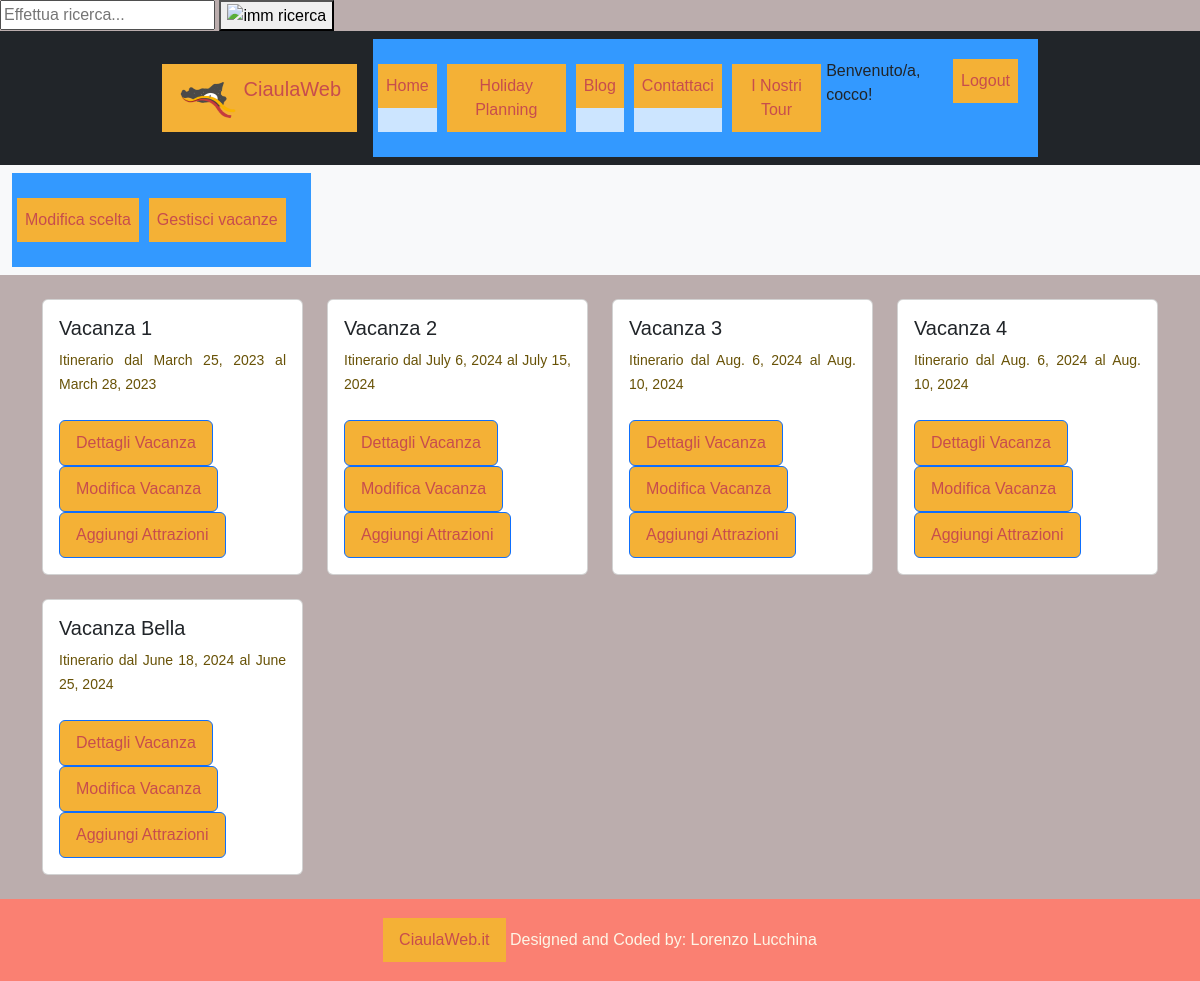
The page /HolidayPlanning/vacanze/ (signed in) on the database as committed earlier.
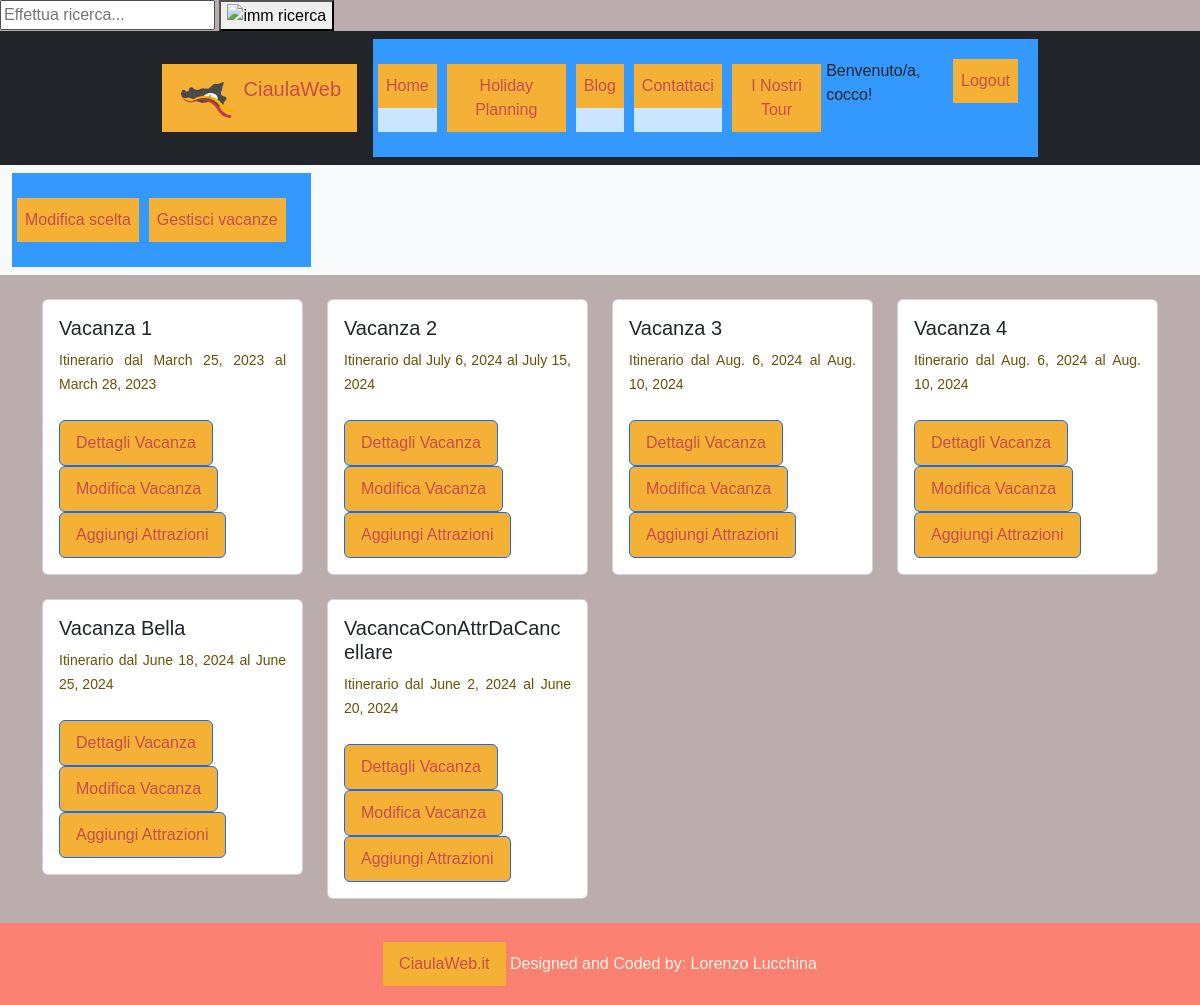
The same page on the database as committed later.
### HolidayPlanning/models.py (models this page shows, shortened)
class Vacanza(models.Model):
    nome = models.CharField(max_length=300, blank=True)
    dataArrivo = models.DateField()
    dataPartenza = models.DateField()
    nrPersone = models.IntegerField()
    budgetDisponibile = models.DecimalField(max_digits=10, decimal_places=2, blank=True)
    utente = models.ForeignKey(UserProfileModel, related_name='Utente', on_delete=models.PROTECT)
    scelte = models.ManyToManyField(Scelta, related_name='vacanze')
    spostamenti = models.ManyToManyField(Spostamento, related_name='spostamenti')
    class Meta:
        verbose_name = "Vacanza"
        verbose_name_plural = "Vacanze"

### HolidayPlanning/views.py (the view)
# urls.py: path("vacanze/", VacanzeList.as_view(), name="vacanze"),
class VacanzeList(LoginRequiredMixin, ListView):
    model = Vacanza
    template_name = "HolidayPlanning/vacanze.html"
    def get_context_data(self, **kwargs):
        context = super().get_context_data(**kwargs)
        context['title'] = "Le tue Vacanze"
        context['utente'] = self.request.user
        context['vacanze'] = Vacanza.objects.filter(utente=self.request.user)
        context['tour'] = False
        return context

### profiles/models.py (called while the page is built)
    @property
    def is_staff(self):
        return self.is_admin

### HolidayPlanning/templates/HolidayPlanning/vacanze.html (shortened to what this page needs)
{% extends "base.html" %}
{% block content %}
  <div class="container mt-4">
    <div class="row">
        {% for v in vacanze %}
            <div class="col-md-3 mb-4">
                <div class="card">
                    <div class="card-body">
                    {% if v.nome != "" %}
                        <h5 class="card-title">{{ v.nome }}</h5>
                    {% else %}
                        <h5 class="card-title">Vacanza {{forloop.counter }}</h5>
                    {% endif %}
                        <p class="card-text">Itinerario dal {{ v.dataArrivo }} al {{ v.dataPartenza }}</p>
                    {% if tour %}
                        <a href="{% url "HolidayPlanning:dettagliotour" v.pk %}" class="btn btn-primary">Dettagli Tour</a>
                    {% else %}
                        <a href="{% url "HolidayPlanning:dettagliovacanza" v.pk %}" class="btn btn-primary">Dettagli Vacanza</a>
                    {% endif %}
                    {% if not tour %}
                        <a href="{% url "HolidayPlanning:modificavacanza" v.pk %}" class="btn btn-primary">Modifica Vacanza</a>
                        <a href="{% url "attractions:attrazioni" %}?vacanza_id={{v.pk}}" class="btn btn-primary">Aggiungi Attrazioni</a>
                    {% endif %}
                    </div>
                </div>
            </div>
        {% empty %}
                <p class="col-12">Non Hai ancora creato vacanze</p>
                <p class="col-12">Clicca <a href="{% url "HolidayPlanning:creavacanza" %}">qui</a> per crearne una</p>
        {% endfor %}
    </div>
  </div>
{% endblock %}

Rows that differ between the two databases and show on the page:
added Vacanza: nome "VacancaConAttrDaCancellare", dataArrivo "June 2, 2024", dataPartenza "June 20, 2024"
